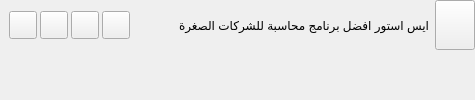
        <widget class="QFrame" name="contentBox">
         <property name="maximumSize">
          <size>
           <width>16777215</width>
           <height>16777215</height>
          </size>
         </property>
         <property name="frameShape">
          <enum>QFrame::NoFrame</enum>
         </property>
         <property name="frameShadow">
          <enum>QFrame::Raised</enum>
         </property>
         <layout class="QVBoxLayout" name="verticalLayout_8">
          <property name="spacing">
           <number>0</number>
          </property>
          <property name="leftMargin">
           <number>0</number>
          </property>
          <property name="topMargin">
           <number>0</number>
          </property>
          <property name="rightMargin">
           <number>0</number>
          </property>
          <property name="bottomMargin">
           <number>0</number>
          </property>
          <item>
           <widget class="QFrame" name="contentTopBg">
            <property name="maximumSize">
             <size>
              <width>16777215</width>
              <height>50</height>
             </size>
            </property>
            <property name="frameShape">
             <enum>QFrame::NoFrame</enum>
            </property>
            <property name="frameShadow">
             <enum>QFrame::Raised</enum>
            </property>
            <layout class="QHBoxLayout" name="horizontalLayout_7">
             <property name="spacing">
              <number>0</number>
             </property>
             <property name="leftMargin">
              <number>0</number>
             </property>
             <property name="topMargin">
              <number>0</number>
             </property>
             <property name="rightMargin">
              <number>0</number>
             </property>
             <property name="bottomMargin">
              <number>0</number>
             </property>
             <item>
              <widget class="QFrame" name="rightButtons">
               <property name="minimumSize">
                <size>
                 <width>60</width>
                 <height>0</height>
                </size>
               </property>
               <property name="frameShape">
                <enum>QFrame::NoFrame</enum>
               </property>
               <property name="frameShadow">
                <enum>QFrame::Raised</enum>
               </property>
               <layout class="QHBoxLayout" name="horizontalLayout_9">
                <property name="spacing">
                 <number>3</number>
                </property>
                <property name="topMargin">
                 <number>0</number>
                </property>
                <property name="bottomMargin">
                 <number>0</number>
                </property>
                <item>
                 <widget class="QPushButton" name="closeAppBtn">
                  <property name="minimumSize">
                   <size>
                    <width>28</width>
                    <height>28</height>
                   </size>
                  </property>
                  <property name="maximumSize">
                   <size>
                    <width>28</width>
                    <height>28</height>
                   </size>
                  </property>
                  <property name="text">
                   <string/>
                  </property>
                  <property name="icon">
                   <iconset resource="../../Resorces.qrc">
                    <normaloff>:/icons/assets/images/icons/icon_close.png</normaloff>:/icons/assets/images/icons/icon_close.png</iconset>
                  </property>
                 </widget>
                </item>
                <item>
                 <widget class="QPushButton" name="maximizeRestoreAppBtn">
                  <property name="minimumSize">
                   <size>
                    <width>28</width>
                    <height>28</height>
                   </size>
                  </property>
                  <property name="maximumSize">
                   <size>
                    <width>28</width>
                    <height>28</height>
                   </size>
                  </property>
                  <property name="text">
                   <string/>
                  </property>
                  <property name="icon">
                   <iconset resource="../../Resorces.qrc">
                    <normaloff>:/icons/assets/images/icons/icon_maximize.png</normaloff>:/icons/assets/images/icons/icon_maximize.png</iconset>
                  </property>
                 </widget>
                </item>
                <item>
                 <widget class="QPushButton" name="minimizeAppBtn">
                  <property name="minimumSize">
                   <size>
                    <width>28</width>
                    <height>28</height>
                   </size>
                  </property>
                  <property name="maximumSize">
                   <size>
                    <width>28</width>
                    <height>28</height>
                   </size>
                  </property>
                  <property name="text">
                   <string/>
                  </property>
                  <property name="icon">
                   <iconset resource="../../Resorces.qrc">
                    <normaloff>:/icons/assets/images/icons/icon_minimize.png</normaloff>:/icons/assets/images/icons/icon_minimize.png</iconset>
                  </property>
                 </widget>
                </item>
                <item>
                 <widget class="QPushButton" name="user">
                  <property name="minimumSize">
                   <size>
                    <width>28</width>
                    <height>28</height>
                   </size>
                  </property>
                  <property name="maximumSize">
                   <size>
                    <width>28</width>
                    <height>28</height>
                   </size>
                  </property>
                  <property name="text">
                   <string/>
                  </property>
                  <property name="icon">
                   <iconset resource="../../Resorces.qrc">
                    <normaloff>:/icons/assets/images/icons/cil-user.png</normaloff>:/icons/assets/images/icons/cil-user.png</iconset>
                  </property>
                 </widget>
                </item>
               </layout>
              </widget>
             </item>
             <item>
              <spacer name="horizontalSpacer">
               <property name="orientation">
                <enum>Qt::Horizontal</enum>
               </property>
               <property name="sizeHint" stdset="0">
                <size>
                 <width>40</width>
                 <height>20</height>
                </size>
               </property>
              </spacer>
             </item>
             <item>
              <widget class="QFrame" name="leftBox">
               <property name="maximumSize">
                <size>
                 <width>16777215</width>
                 <height>16777215</height>
                </size>
               </property>
               <property name="frameShape">
                <enum>QFrame::NoFrame</enum>
               </property>
               <property name="frameShadow">
                <enum>QFrame::Raised</enum>
               </property>
               <layout class="QHBoxLayout" name="horizontalLayout_8">
                <property name="spacing">
                 <number>0</number>
                </property>
                <property name="leftMargin">
                 <number>0</number>
                </property>
                <property name="topMargin">
                 <number>0</number>
                </property>
                <property name="rightMargin">
                 <number>5</number>
                </property>
                <property name="bottomMargin">
                 <number>0</number>
                </property>
                <item>
                 <widget class="QLabel" name="titleRightInfo">
                  <property name="frameShape">
                   <enum>QFrame::NoFrame</enum>
                  </property>
                  <property name="text">
                   <string>ايس استور افضل برنامج محاسبة للشركات الصغرة</string>
                  </property>
                  <property name="alignment">
                   <set>Qt::AlignRight|Qt::AlignTrailing|Qt::AlignVCenter</set>
                  </property>
                 </widget>
                </item>
               </layout>
              </widget>
             </item>
             <item>
              <widget class="QFrame" name="toggleBox">
               <property name="maximumSize">
                <size>
                 <width>50</width>
                 <height>50</height>
                </size>
               </property>
               <property name="frameShape">
                <enum>QFrame::NoFrame</enum>
               </property>
               <property name="frameShadow">
                <enum>QFrame::Raised</enum>
               </property>
               <layout class="QHBoxLayout" name="horizontalLayout_5">
                <property name="spacing">
                 <number>0</number>
                </property>
                <property name="leftMargin">
                 <number>0</number>
                </property>
                <property name="topMargin">
                 <number>0</number>
                </property>
                <property name="rightMargin">
                 <number>0</number>
                </property>
                <property name="bottomMargin">
                 <number>0</number>
                </property>
                <item>
                 <widget class="QPushButton" name="toggleButton">
                  <property name="sizePolicy">
                   <sizepolicy hsizetype="Expanding" vsizetype="Expanding">
                    <horstretch>0</horstretch>
                    <verstretch>0</verstretch>
                   </sizepolicy>
                  </property>
                  <property name="minimumSize">
                   <size>
                    <width>0</width>
                    <height>50</height>
                   </size>
                  </property>
                  <property name="styleSheet">
                   <string notr="true">background-image: url(:/icons/assets/images/icons/icon_menu.png);</string>
                  </property>
                  <property name="text">
                   <string/>
                  </property>
                 </widget>
                </item>
               </layout>
              </widget>
             </item>
            </layout>
           </widget>
          </item>
          <item>
           <widget class="QFrame" name="contentBottom">
            <property name="frameShape">
             <enum>QFrame::NoFrame</enum>
            </property>
            <property name="frameShadow">
             <enum>QFrame::Raised</enum>
            </property>
           </widget>
          </item>
         </layout>
        </widget>
